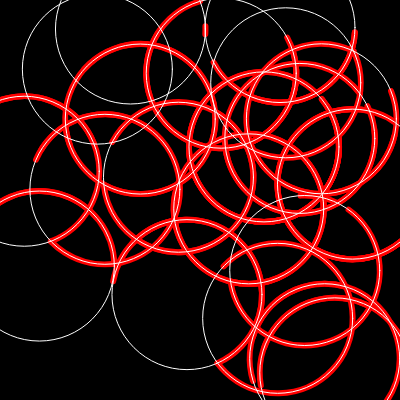
Frame 1 (no input)
Frame 60 (no input): identical to frame 1, image omitted
Frame 120 (the mouse pressed at the canvas centre since frame 60): identical to frame 1, image omitted

The p5.js sketch that drew this single still picture (run headless with seeded random() and noise() and a simulated clock; from frame 60 on, the mouse is pressed at the canvas centre):

// p5.js sketch
// ── sketch.js
function circleCollision(c1, r1, c2, r2) {
    // Calculate the distance between the centers of the circles
    const x1 = c1.x  
    const x2 = c2.x
    const y1 = c1.y  
    const y2 = c2.y
    const dx = x2 - x1;
    const dy = y2 - y1;
    const distanceSq = dx * dx + dy * dy;

    // Check if the circles intersect
    const radiiSumSq = (r1 + r2) ** 2;
    if (distanceSq <= radiiSumSq) {
        const distance = Math.sqrt(distanceSq);
        const d = (r1 * r1 - r2 * r2 + distanceSq) / (2 * distance);
        const intersectionX = x1 + (dx * d) / distance;
        const intersectionY = y1 + (dy * d) / distance;
        const h = Math.sqrt(r1 * r1 - d * d);
        const offsetX = (h * dy) / distance;
        const offsetY = (h * dx) / distance;

        return [createVector(intersectionX + offsetX, intersectionY - offsetY),
                createVector(intersectionX - offsetX, intersectionY + offsetY)]

        
    } else {
        // Circles do not intersect
        return undefined
    }
}

function setup() {
  createCanvas(400, 400);
  circles = [];
  for (let i = 0; i < 20; i++) {
    circles.push({ x: random(400), y: random(400) });
  }
  radius = 75;
}

function draw() {
  background(0);
  noFill()
  for (let i = 0; i < circles.length; i++) {
    for (let j = i + 1; j < circles.length; j++) {
        let coll = circleCollision(circles[i], radius, circles[j], radius)
      if (coll) {
        let angleToJ = atan2(circles[j].y - circles[i].y, circles[j].x - circles[i].x);
        let angleToColl0 = atan2(coll[0].y - circles[i].y, coll[0].x - circles[i].x);
        let isOuterI = angleToColl0 > angleToJ;

        if (isOuterI) {
          let a1 = atan2(coll[0].y - circles[i].y, coll[0].x - circles[i].x);
          let a2 = atan2(coll[1].y - circles[i].y, coll[1].x - circles[i].y);
          stroke(255, 0, 0);
          strokeWeight(6);
          arc(circles[i].x, circles[i].y, radius * 2, radius * 2, a2, a1);
        }

        // Similar logic for circle j
        let angleToI = atan2(circles[i].y - circles[j].y, circles[i].x - circles[j].x);
        let angleToColl0_j = atan2(coll[0].y - circles[j].y, coll[0].x - circles[j].x);
        let isOuterJ = angleToColl0_j > angleToI;

        if (isOuterJ) {
          let a1 = atan2(coll[0].y - circles[j].y, coll[0].x - circles[j].x);
          let a2 = atan2(coll[1].y - circles[j].y, coll[1].x - circles[j].y);
          stroke(255, 0, 0);
          strokeWeight(6);
          arc(circles[j].x, circles[j].y, radius * 2, radius * 2, a2, a1);
        }
      }
    }
  }

  stroke(255);
    strokeWeight(1);
  for (let circle of circles) {
    ellipse(circle.x, circle.y, radius * 2);
  }
}
